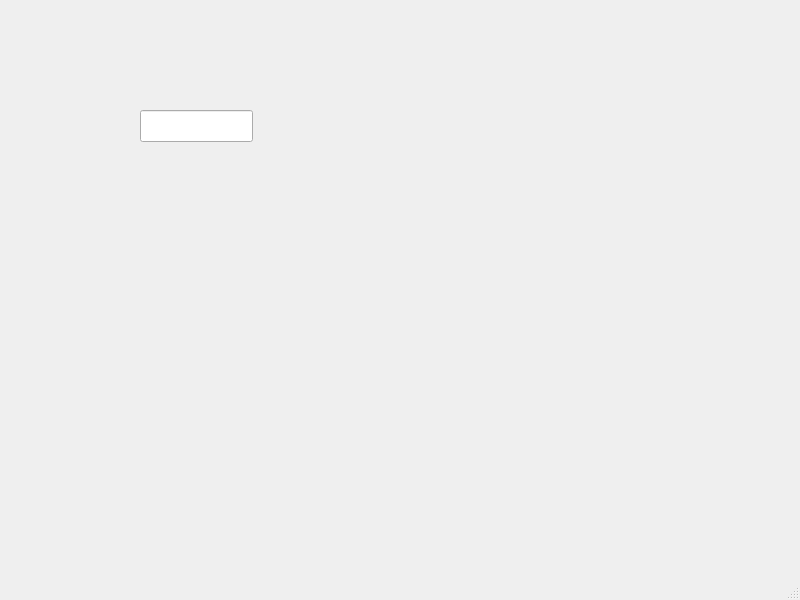
<?xml version="1.0" encoding="UTF-8"?>
<ui version="4.0">
 <class>MainWindow</class>
 <widget class="QMainWindow" name="MainWindow">
  <property name="geometry">
   <rect>
    <x>0</x>
    <y>0</y>
    <width>800</width>
    <height>600</height>
   </rect>
  </property>
  <property name="windowTitle">
   <string>MainWindow</string>
  </property>
  <widget class="QWidget" name="centralwidget">
   <widget class="QLineEdit" name="lineEdit">
    <property name="geometry">
     <rect>
      <x>140</x>
      <y>110</y>
      <width>113</width>
      <height>32</height>
     </rect>
    </property>
   </widget>
  </widget>
  <widget class="QMenuBar" name="menubar">
   <property name="geometry">
    <rect>
     <x>0</x>
     <y>0</y>
     <width>800</width>
     <height>28</height>
    </rect>
   </property>
  </widget>
  <widget class="QStatusBar" name="statusbar"/>
 </widget>
 <resources/>
 <connections/>
</ui>
